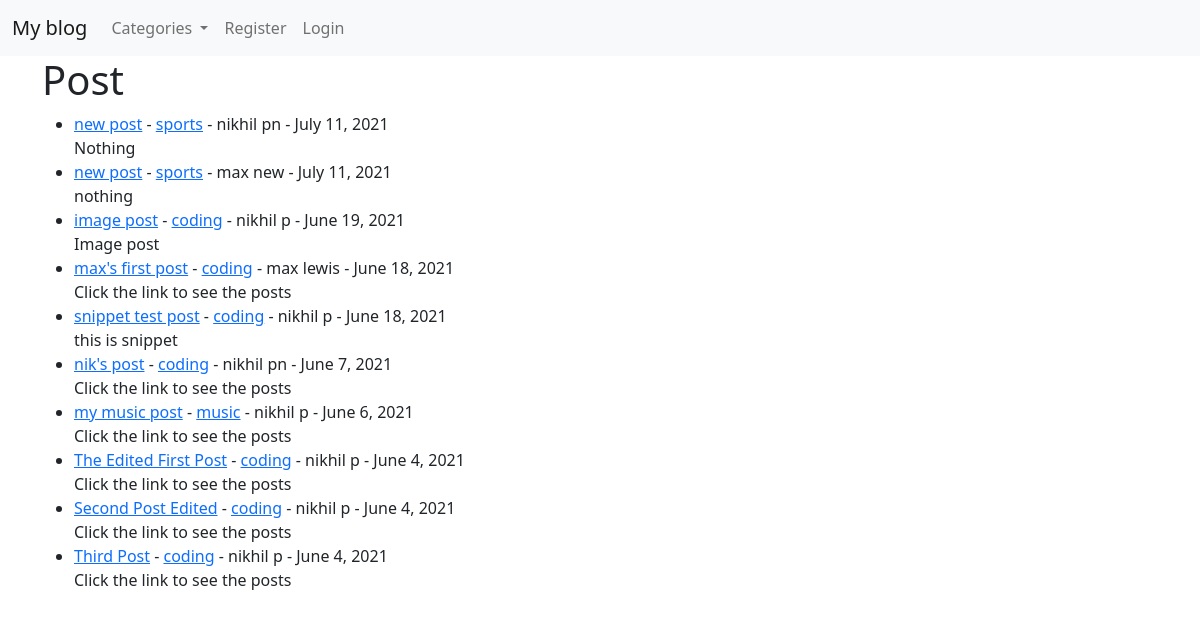
The page / on the database its author committed.
### theblog/models.py (models this page shows, shortened)
class Post(models.Model):
    title = models.CharField(max_length=255)
    header_image = models.ImageField(null=True, blank=True, upload_to="images/")
    title_tag = models.CharField(max_length=255, default = "My blog")
    author = models.ForeignKey(User, on_delete=models.CASCADE)
    body = RichTextField(blank=True, null=True)
    post_date = models.DateField(auto_now_add=True)
    category = models.CharField(max_length=255, default='coding')
    snippet = models.CharField(max_length=255)
    likes = models.ManyToManyField(User, related_name='blog_posts')

### theblog/views.py (the view)
# urls.py: path('', HomeView.as_view(), name="home"),
class HomeView(ListView):
    model = Post
    template_name = 'home.html'
    ordering = ['-post_date']
    def get_context_data(self, *args, **kwargs):
        cat_menu = Category.objects.all
        context = super(HomeView, self).get_context_data(*args, **kwargs)
        context["cat_menu"] = cat_menu
        return context

### theblog/models.py (called while the page is built)
    def __str__(self):
        return self.name

### theblog/templates/home.html (shortened to what this page needs)
{% extends 'base.html' %}
{% block content %}
<h1>Post</h1>
<ul>
{% for post in object_list %}
      <li> <a href="{% url 'article-detail' post.pk %}"> {{ post.title }}</a> - <a href="{% url 'category' post.category|slugify %}">{{ post.category}}</a>  - {{ post.author.first_name }} {{ post.author.last_name }} - {{ post.post_date }} <br>
        {{ post.snippet }}
{% endfor %}
</ul>
{% endblock %}

### rows shown on the page
Post: title "new post", category "sports", author.first_name "nikhil", author.last_name "pn", post_date "July 11, 2021", snippet "Nothing"
Post: title "new post", category "sports", author.first_name "max", author.last_name "new", post_date "July 11, 2021", snippet "nothing"
Post: title "image post", category "coding", author.first_name "nikhil", author.last_name "p", post_date "June 19, 2021", snippet "Image post"
Post: title "max's first post", category "coding", author.first_name "max", author.last_name "lewis", post_date "June 18, 2021", snippet "Click the link to see the posts"
Post: title "snippet test post", category "coding", author.first_name "nikhil", author.last_name "p", post_date "June 18, 2021", snippet "this is snippet"
Post: title "nik's post", category "coding", author.first_name "nikhil", author.last_name "pn", post_date "June 7, 2021", snippet "Click the link to see the posts"
Post: title "my music post", category "music", author.first_name "nikhil", author.last_name "p", post_date "June 6, 2021", snippet "Click the link to see the posts"
Post: title "The Edited First Post", category "coding", author.first_name "nikhil", author.last_name "p", post_date "June 4, 2021", snippet "Click the link to see the posts"
Post: title "Second Post Edited", category "coding", author.first_name "nikhil", author.last_name "p", post_date "June 4, 2021", snippet "Click the link to see the posts"
Post: title "Third Post", category "coding", author.first_name "nikhil", author.last_name "p", post_date "June 4, 2021", snippet "Click the link to see the posts"
